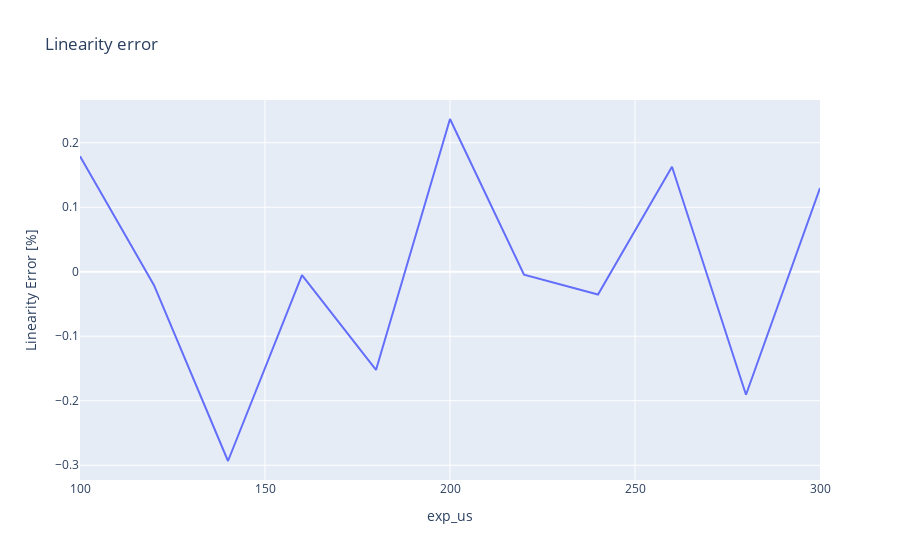

The notebook cell this image was saved under:
### Code cell
fig = px.line(data.iloc[1: 22, :], x='exp_us', y='Linearity Error [%]', 
              title='Linearity error')
fig.show()

### Figure 1 — Plotly figure (JSON) as saved in the notebook; plotly's stock layout.template omitted (floating-point values rounded to 4 significant figures)
{"data": [{"hovertemplate": "exp_us=%{x}<br>Linearity Error [%]=%{y}<extra></extra>", "legendgroup": "", "line": {"color": "#636efa", "dash": "solid"}, "marker": {"symbol": "circle"}, "mode": "lines", "name": "", "orientation": "v", "showlegend": false, "type": "scatter", "x": [100, 100, 120, 120, 140, 140, 160, 160, 180, 180, 200, 200, 220, 220, 240, 240, 260, 260, 280, 280, 300], "xaxis": "x", "y": [0.1791, 0.1791, -0.02089, -0.02089, -0.2934, -0.2934, -0.005288, -0.005288, -0.1523, -0.1523, 0.2367, 0.2367, -0.004613, -0.004613, -0.03539, -0.03539, 0.1627, 0.1627, -0.1907, -0.1907, 0.1297], "yaxis": "y"}], "layout": {"legend": {"tracegroupgap": 0}, "title": {"text": "Linearity error"}, "xaxis": {"anchor": "y", "domain": [0, 1], "title": {"text": "exp_us"}}, "yaxis": {"anchor": "x", "domain": [0, 1], "title": {"text": "Linearity Error [%]"}}}}
